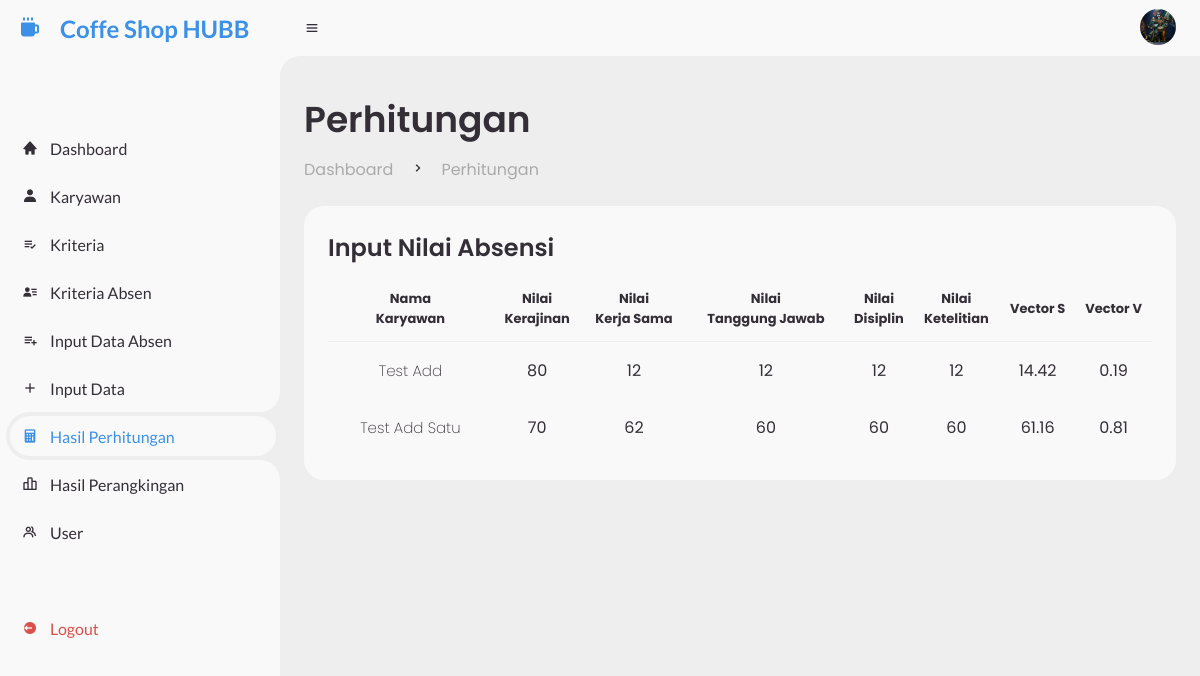
Page /perhitungan-page.php (signed in) on the committed database.
### tables this page shows
CREATE TABLE `karyawan` (
  `karyawan_id` varchar(100) NOT NULL,
  `nama_karyawan` varchar(255) NOT NULL,
  `jabatan_karyawan` varchar(255) NOT NULL,
  `jk_karyawan` varchar(10) NOT NULL,
  `tlp_karyawan` varchar(30) NOT NULL,
  `alamat_karyawan` text NOT NULL,
  `profile` varchar(100) NOT NULL,
  `sd` int NOT NULL DEFAULT '0',
  `pc` int NOT NULL DEFAULT '0',
  `dt` int NOT NULL DEFAULT '0',
  `i` int NOT NULL DEFAULT '0',
  `s` int NOT NULL DEFAULT '0',
  `a` int NOT NULL DEFAULT '0',
  `point_absen` varchar(10) NOT NULL DEFAULT '0',
  `kj` int NOT NULL DEFAULT '0',
  `ks` int NOT NULL DEFAULT '0',
  `tj` int NOT NULL DEFAULT '0',
  `siplin` int NOT NULL DEFAULT '0',
  `ktlt` int NOT NULL DEFAULT '0',
  `vector_s` decimal(8,2) NOT NULL,
  `vector_v` decimal(3,2) NOT NULL
);

CREATE TABLE `kriteria` (
  `kriteria_id` varchar(100) NOT NULL,
  `kj` int NOT NULL,
  `ks` int NOT NULL,
  `tj` int NOT NULL,
  `siplin` int NOT NULL,
  `ktlt` int NOT NULL
);

### perhitungan-page.php (the view, shortened to what this page needs)
<?php
include './componen/header.php';
include './process/koneksi.php'
?>
<body>
   <?php
   include './componen/sidebar.php';
   ?>
   <section id="content">
      <?php
      include './componen/navbar.php';
      ?>
      <main>
         <div class="head-title">
            <?php
            include './componen/breadcrumb.php';
            ?>
         </div>
         <div class="table-data">
            <div class="order">
               <div class="head">
                  <h3>Input Nilai Absensi</h3>
               </div>
               <table>
                  <thead>
                     <tr style="text-align-last: center;">
                        <th style="width: 20%;">Nama <br>Karyawan</th>
                        <th>Nilai <br>Kerajinan</th>
                        <th>Nilai <br>Kerja Sama</th>
                        <th>Nilai <br>Tanggung Jawab</th>
                        <th>Nilai <br>Disiplin</th>
                        <th>Nilai <br>Ketelitian</th>
                        <th>Vector S</th>
                        <th>Vector V</th>
                     </tr>
                  </thead>
                  <tbody>
                     <?php
                     $sql = mysqli_query($connect, "SELECT * FROM karyawan");
                     $vector_sums = [];
                     while ($data_absen = mysqli_fetch_array($sql)) {
                        $select = mysqli_query($connect, "SELECT * FROM kriteria");
                        while ($data_bobot = mysqli_fetch_array($select)) {
                           $total_bobot = $data_bobot['kj'] + $data_bobot['ks'] + $data_bobot['tj'] + $data_bobot['siplin'] + $data_bobot['ktlt'];
                           $bobot_1 = $data_bobot['kj'] / $total_bobot;
                           $bobot_2 = $data_bobot['ks'] / $total_bobot;
                           $bobot_3 = $data_bobot['tj'] / $total_bobot;
                           $bobot_4 = $data_bobot['siplin'] / $total_bobot;
                           $bobot_5 = $data_bobot['ktlt'] / $total_bobot;
                           $vector = pow($data_absen['kj'], $bobot_1) *
                              pow($data_absen['ks'], $bobot_2) *
                              pow($data_absen['tj'], $bobot_3) *
                              pow($data_absen['siplin'], $bobot_4) *
                              pow($data_absen['ktlt'], $bobot_5);
                           $vector_sums[] = $vector;
                        }
                     }
                     $total_vector_s = array_sum($vector_sums);
                     mysqli_data_seek($sql, 0);
                     while ($data_absen = mysqli_fetch_array($sql)) {
                        $select = mysqli_query($connect, "SELECT * FROM kriteria");
                        while ($data_bobot = mysqli_fetch_array($select)) {
                           $total_bobot = $data_bobot['kj'] + $data_bobot['ks'] + $data_bobot['tj'] + $data_bobot['siplin'] + $data_bobot['ktlt'];
                           $bobot_1 = $data_bobot['kj'] / $total_bobot;
                           $bobot_2 = $data_bobot['ks'] / $total_bobot;
                           $bobot_3 = $data_bobot['tj'] / $total_bobot;
                           $bobot_4 = $data_bobot['siplin'] / $total_bobot;
                           $bobot_5 = $data_bobot['ktlt'] / $total_bobot;
                           $vector = pow($data_absen['kj'], $bobot_1) *
                              pow($data_absen['ks'], $bobot_2) *
                              pow($data_absen['tj'], $bobot_3) *
                              pow($data_absen['siplin'], $bobot_4) *
                              pow($data_absen['ktlt'], $bobot_5);
                           $vector_v = $vector / $total_vector_s;
                           $vector = number_format($vector, 2, '.', '');
                           $vector_v = number_format($vector_v, 2, '.', '');
                           $update_query_s = "UPDATE karyawan SET vector_s = '$vector' WHERE karyawan_id = '{$data_absen['karyawan_id']}'";
                           mysqli_query($connect, $update_query_s);
                           $update_query_v = "UPDATE karyawan SET vector_v = '$vector_v' WHERE karyawan_id = '{$data_absen['karyawan_id']}'";
                           mysqli_query($connect, $update_query_v);
                        }
                     ?>
                        <tr style="text-align: center;">
                           <td>
                              <a href="#modal-view<?php echo $data_absen['karyawan_id']; ?>" class="view"><?php echo $data_absen['nama_karyawan']; ?></a>
                           </td>
                           <td><?php echo $data_absen['kj']; ?></td>
                           <td><?php echo $data_absen['ks']; ?></td>
                           <td><?php echo $data_absen['tj']; ?></td>
                           <td><?php echo $data_absen['siplin']; ?></td>
                           <td><?php echo $data_absen['ktlt']; ?></td>
                           <td><?php echo $vector; ?></td>
                           <td><?php echo $vector_v; ?></td>
                        </tr>
                     <?php $no++;
                     } ?>
                  </tbody>
               </table>
            </div>
         </div>
      </main>
   </section>
   <?php
   include './componen/script.php';
   ?>

### css/style.css (style rules this page uses)
* { margin: 0; padding: 0; box-sizing: border-box; }
a { text-decoration: none; }
:root { --poppins: "Poppins", sans-serif; --lato: "Lato", sans-serif; --light: #f9f9f9; --blue: #3c91e6; --blue-dark: #2b68ca; --light-blue: #cfe8ff; --grey: #eee; --dark-grey: #aaaaaa; --dark: #342e37; --red: #db504a; --red-dark: #a9312c; --yellow: #ffce26; --yellow-dark: #ce8700; --green: #4cb639; --green-dark: #389128; --light-yellow: #fff2c6; --orange: #fd7238; --light-orange: #ffe0d3; }
html { overflow-x: hidden; }
body { background: var(--grey); overflow-x: hidden; }
#content { position: relative; width: calc(100% - 280px); left: 280px; transition: 0.3s ease; }
#content main { width: 100%; padding: 36px 24px; font-family: var(--poppins); max-height: calc(100vh - 56px); overflow-y: auto; }
#content main .head-title { display: flex; align-items: center; justify-content: space-between; grid-gap: 16px; flex-wrap: wrap; }
#content main .table-data { display: flex; flex-wrap: wrap; grid-gap: 24px; margin-top: 24px; width: 100%; color: var(--dark); }
#content main .table-data > div { border-radius: 20px; background: var(--light); padding: 24px; overflow-x: auto; }
#content main .table-data .head { display: flex; align-items: center; grid-gap: 16px; margin-bottom: 24px; }
#content main .table-data .head h3 { margin-right: auto; font-size: 24px; font-weight: 600; }
#content main .table-data .order { flex-grow: 1; flex-basis: 500px; }
#content main .table-data .order table { width: 100%; border-collapse: collapse; }
#content main .table-data .order table th { padding-bottom: 12px; font-size: 13px; text-align: left; border-bottom: 1px solid var(--grey); }
#content main .table-data .order table td { padding: 16px 0; }
#content main .table-data .order table tr td .view { font-size: 15px; padding: 6px 16px; color: var(--dark); font-weight: 200; }

### rows in the picture
karyawan: nama_karyawan "Test Add", kj "80", ks "12", tj "12", siplin "12", ktlt "12", vector "14.42", vector_v "0.19"
karyawan: nama_karyawan "Test Add Satu", kj "70", ks "62", tj "60", siplin "60", ktlt "60", vector "61.16", vector_v "0.81"

### other values in the picture
get_page_title() "Perhitungan"
